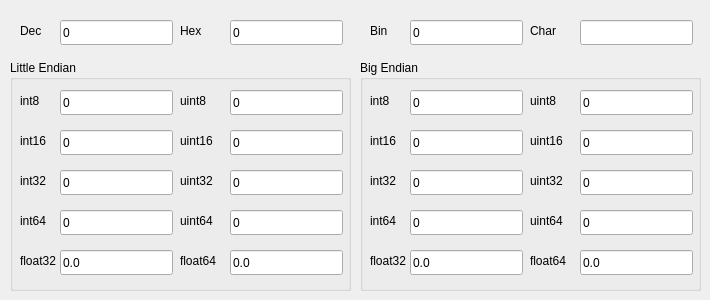
<?xml version="1.0" encoding="UTF-8"?>
<ui version="4.0">
 <class>converter</class>
 <widget class="QWidget" name="converter">
  <property name="geometry">
   <rect>
    <x>0</x>
    <y>0</y>
    <width>710</width>
    <height>300</height>
   </rect>
  </property>
  <property name="sizePolicy">
   <sizepolicy hsizetype="Fixed" vsizetype="Fixed">
    <horstretch>0</horstretch>
    <verstretch>0</verstretch>
   </sizepolicy>
  </property>
  <property name="minimumSize">
   <size>
    <width>710</width>
    <height>300</height>
   </size>
  </property>
  <property name="maximumSize">
   <size>
    <width>710</width>
    <height>300</height>
   </size>
  </property>
  <property name="mouseTracking">
   <bool>false</bool>
  </property>
  <property name="tabletTracking">
   <bool>false</bool>
  </property>
  <property name="windowTitle">
   <string>ProHex Converter</string>
  </property>
  <widget class="QLabel" name="DecLabel">
   <property name="geometry">
    <rect>
     <x>20</x>
     <y>20</y>
     <width>54</width>
     <height>21</height>
    </rect>
   </property>
   <property name="cursor">
    <cursorShape>WhatsThisCursor</cursorShape>
   </property>
   <property name="toolTip">
    <string comment="Decimal number"/>
   </property>
   <property name="toolTipDuration">
    <number>1</number>
   </property>
   <property name="statusTip">
    <string/>
   </property>
   <property name="whatsThis">
    <string/>
   </property>
   <property name="accessibleName">
    <string comment="qwe" extracomment="ewq"/>
   </property>
   <property name="accessibleDescription">
    <string comment="asd" extracomment="dsa"/>
   </property>
   <property name="text">
    <string>Dec</string>
   </property>
  </widget>
  <widget class="QLabel" name="label_2">
   <property name="geometry">
    <rect>
     <x>180</x>
     <y>20</y>
     <width>54</width>
     <height>21</height>
    </rect>
   </property>
   <property name="cursor">
    <cursorShape>WhatsThisCursor</cursorShape>
   </property>
   <property name="toolTip">
    <string comment="Hexadecimal number"/>
   </property>
   <property name="text">
    <string>Hex</string>
   </property>
  </widget>
  <widget class="QLabel" name="label_3">
   <property name="geometry">
    <rect>
     <x>370</x>
     <y>20</y>
     <width>54</width>
     <height>21</height>
    </rect>
   </property>
   <property name="cursor">
    <cursorShape>WhatsThisCursor</cursorShape>
   </property>
   <property name="toolTip">
    <string comment="Binary number"/>
   </property>
   <property name="text">
    <string>Bin</string>
   </property>
  </widget>
  <widget class="QLineEdit" name="DecInput">
   <property name="geometry">
    <rect>
     <x>60</x>
     <y>20</y>
     <width>113</width>
     <height>25</height>
    </rect>
   </property>
   <property name="toolTip">
    <string comment="reh" extracomment="her"/>
   </property>
   <property name="text">
    <string>0</string>
   </property>
   <property name="maxLength">
    <number>18</number>
   </property>
  </widget>
  <widget class="QLineEdit" name="HexInput">
   <property name="geometry">
    <rect>
     <x>230</x>
     <y>20</y>
     <width>113</width>
     <height>25</height>
    </rect>
   </property>
   <property name="toolTip">
    <string>&lt;html&gt;&lt;head/&gt;&lt;body&gt;&lt;p&gt;&lt;br/&gt;&lt;/p&gt;&lt;/body&gt;&lt;/html&gt;</string>
   </property>
   <property name="text">
    <string>0</string>
   </property>
   <property name="maxLength">
    <number>16</number>
   </property>
  </widget>
  <widget class="QLineEdit" name="BinInput">
   <property name="geometry">
    <rect>
     <x>410</x>
     <y>20</y>
     <width>113</width>
     <height>25</height>
    </rect>
   </property>
   <property name="text">
    <string>0</string>
   </property>
   <property name="maxLength">
    <number>64</number>
   </property>
  </widget>
  <widget class="QLabel" name="label_7">
   <property name="geometry">
    <rect>
     <x>530</x>
     <y>20</y>
     <width>54</width>
     <height>21</height>
    </rect>
   </property>
   <property name="cursor">
    <cursorShape>WhatsThisCursor</cursorShape>
   </property>
   <property name="toolTip">
    <string comment="ASCII character"/>
   </property>
   <property name="text">
    <string>Char</string>
   </property>
  </widget>
  <widget class="QGroupBox" name="LittleEndianGroup">
   <property name="geometry">
    <rect>
     <x>10</x>
     <y>60</y>
     <width>341</width>
     <height>231</height>
    </rect>
   </property>
   <property name="title">
    <string>Little Endian</string>
   </property>
   <widget class="QLineEdit" name="Int8LEInput">
    <property name="geometry">
     <rect>
      <x>50</x>
      <y>30</y>
      <width>113</width>
      <height>25</height>
     </rect>
    </property>
    <property name="text">
     <string>0</string>
    </property>
    <property name="readOnly">
     <bool>true</bool>
    </property>
   </widget>
   <widget class="QLabel" name="label_4">
    <property name="geometry">
     <rect>
      <x>10</x>
      <y>30</y>
      <width>54</width>
      <height>21</height>
     </rect>
    </property>
    <property name="font">
     <font>
      <weight>50</weight>
      <italic>false</italic>
      <bold>false</bold>
     </font>
    </property>
    <property name="cursor">
     <cursorShape>WhatsThisCursor</cursorShape>
    </property>
    <property name="toolTip">
     <string>&lt;html&gt;&lt;head/&gt;&lt;body&gt;&lt;p&gt;signed int8&lt;/p&gt;&lt;p&gt;C: char, signed char&lt;/p&gt;&lt;p&gt;C#: sbyte&lt;/p&gt;&lt;/body&gt;&lt;/html&gt;</string>
    </property>
    <property name="text">
     <string>int8</string>
    </property>
   </widget>
   <widget class="QLabel" name="label_5">
    <property name="geometry">
     <rect>
      <x>10</x>
      <y>70</y>
      <width>54</width>
      <height>21</height>
     </rect>
    </property>
    <property name="cursor">
     <cursorShape>WhatsThisCursor</cursorShape>
    </property>
    <property name="toolTip">
     <string>&lt;html&gt;&lt;head/&gt;&lt;body&gt;&lt;p&gt;signed int16&lt;/p&gt;&lt;p&gt;C: short, signed short&lt;/p&gt;&lt;p&gt;C#: short, char&lt;/p&gt;&lt;/body&gt;&lt;/html&gt;</string>
    </property>
    <property name="text">
     <string>int16</string>
    </property>
   </widget>
   <widget class="QLabel" name="label_6">
    <property name="geometry">
     <rect>
      <x>10</x>
      <y>110</y>
      <width>54</width>
      <height>21</height>
     </rect>
    </property>
    <property name="cursor">
     <cursorShape>WhatsThisCursor</cursorShape>
    </property>
    <property name="toolTip">
     <string>&lt;html&gt;&lt;head/&gt;&lt;body&gt;&lt;p&gt;signed int32&lt;/p&gt;&lt;p&gt;C: int, signed int&lt;/p&gt;&lt;p&gt;C#: int&lt;/p&gt;&lt;/body&gt;&lt;/html&gt;</string>
    </property>
    <property name="text">
     <string>int32</string>
    </property>
   </widget>
   <widget class="QLabel" name="label_8">
    <property name="geometry">
     <rect>
      <x>10</x>
      <y>150</y>
      <width>54</width>
      <height>21</height>
     </rect>
    </property>
    <property name="cursor">
     <cursorShape>WhatsThisCursor</cursorShape>
    </property>
    <property name="toolTip">
     <string>&lt;html&gt;&lt;head/&gt;&lt;body&gt;&lt;p&gt;signed int64&lt;/p&gt;&lt;p&gt;C: long, signed long&lt;/p&gt;&lt;p&gt;C#: long&lt;/p&gt;&lt;/body&gt;&lt;/html&gt;</string>
    </property>
    <property name="text">
     <string>int64</string>
    </property>
   </widget>
   <widget class="QLabel" name="label_9">
    <property name="geometry">
     <rect>
      <x>10</x>
      <y>190</y>
      <width>54</width>
      <height>21</height>
     </rect>
    </property>
    <property name="cursor">
     <cursorShape>WhatsThisCursor</cursorShape>
    </property>
    <property name="text">
     <string>float32</string>
    </property>
   </widget>
   <widget class="QLineEdit" name="Float32LEInput">
    <property name="geometry">
     <rect>
      <x>50</x>
      <y>190</y>
      <width>113</width>
      <height>25</height>
     </rect>
    </property>
    <property name="text">
     <string>0.0</string>
    </property>
    <property name="readOnly">
     <bool>true</bool>
    </property>
   </widget>
   <widget class="QLineEdit" name="Int64LEInput">
    <property name="geometry">
     <rect>
      <x>50</x>
      <y>150</y>
      <width>113</width>
      <height>25</height>
     </rect>
    </property>
    <property name="text">
     <string>0</string>
    </property>
    <property name="readOnly">
     <bool>true</bool>
    </property>
   </widget>
   <widget class="QLineEdit" name="Int32LEInput">
    <property name="geometry">
     <rect>
      <x>50</x>
      <y>110</y>
      <width>113</width>
      <height>25</height>
     </rect>
    </property>
    <property name="text">
     <string>0</string>
    </property>
    <property name="readOnly">
     <bool>true</bool>
    </property>
   </widget>
   <widget class="QLineEdit" name="Int16LEInput">
    <property name="geometry">
     <rect>
      <x>50</x>
      <y>70</y>
      <width>113</width>
      <height>25</height>
     </rect>
    </property>
    <property name="text">
     <string>0</string>
    </property>
    <property name="readOnly">
     <bool>true</bool>
    </property>
   </widget>
   <widget class="QLabel" name="label_10">
    <property name="geometry">
     <rect>
      <x>170</x>
      <y>30</y>
      <width>54</width>
      <height>21</height>
     </rect>
    </property>
    <property name="cursor">
     <cursorShape>WhatsThisCursor</cursorShape>
    </property>
    <property name="toolTip">
     <string>&lt;html&gt;&lt;head/&gt;&lt;body&gt;&lt;p&gt;unsigned int8&lt;/p&gt;&lt;p&gt;C: char, unsigned char&lt;/p&gt;&lt;p&gt;C#: byte&lt;/p&gt;&lt;/body&gt;&lt;/html&gt;</string>
    </property>
    <property name="text">
     <string>uint8</string>
    </property>
   </widget>
   <widget class="QLineEdit" name="Uint8LEInput">
    <property name="geometry">
     <rect>
      <x>220</x>
      <y>30</y>
      <width>113</width>
      <height>25</height>
     </rect>
    </property>
    <property name="text">
     <string>0</string>
    </property>
    <property name="readOnly">
     <bool>true</bool>
    </property>
   </widget>
   <widget class="QLineEdit" name="Uint16LEInput">
    <property name="geometry">
     <rect>
      <x>220</x>
      <y>70</y>
      <width>113</width>
      <height>25</height>
     </rect>
    </property>
    <property name="text">
     <string>0</string>
    </property>
    <property name="readOnly">
     <bool>true</bool>
    </property>
   </widget>
   <widget class="QLineEdit" name="Uint32LEInput">
    <property name="geometry">
     <rect>
      <x>220</x>
      <y>110</y>
      <width>113</width>
      <height>25</height>
     </rect>
    </property>
    <property name="text">
     <string>0</string>
    </property>
    <property name="readOnly">
     <bool>true</bool>
    </property>
   </widget>
   <widget class="QLineEdit" name="Uint64LEInput">
    <property name="geometry">
     <rect>
      <x>220</x>
      <y>150</y>
      <width>113</width>
      <height>25</height>
     </rect>
    </property>
    <property name="text">
     <string>0</string>
    </property>
    <property name="readOnly">
     <bool>true</bool>
    </property>
   </widget>
   <widget class="QLineEdit" name="Float64LEInput">
    <property name="geometry">
     <rect>
      <x>220</x>
      <y>190</y>
      <width>113</width>
      <height>25</height>
     </rect>
    </property>
    <property name="text">
     <string>0.0</string>
    </property>
    <property name="readOnly">
     <bool>true</bool>
    </property>
   </widget>
   <widget class="QLabel" name="label_16">
    <property name="geometry">
     <rect>
      <x>170</x>
      <y>190</y>
      <width>54</width>
      <height>21</height>
     </rect>
    </property>
    <property name="cursor">
     <cursorShape>WhatsThisCursor</cursorShape>
    </property>
    <property name="text">
     <string>float64</string>
    </property>
   </widget>
   <widget class="QLabel" name="label_17">
    <property name="geometry">
     <rect>
      <x>170</x>
      <y>70</y>
      <width>54</width>
      <height>21</height>
     </rect>
    </property>
    <property name="cursor">
     <cursorShape>WhatsThisCursor</cursorShape>
    </property>
    <property name="text">
     <string>uint16</string>
    </property>
   </widget>
   <widget class="QLabel" name="label_18">
    <property name="geometry">
     <rect>
      <x>170</x>
      <y>110</y>
      <width>54</width>
      <height>21</height>
     </rect>
    </property>
    <property name="cursor">
     <cursorShape>WhatsThisCursor</cursorShape>
    </property>
    <property name="text">
     <string>uint32</string>
    </property>
   </widget>
   <widget class="QLabel" name="label_19">
    <property name="geometry">
     <rect>
      <x>170</x>
      <y>150</y>
      <width>54</width>
      <height>21</height>
     </rect>
    </property>
    <property name="cursor">
     <cursorShape>WhatsThisCursor</cursorShape>
    </property>
    <property name="text">
     <string>uint64</string>
    </property>
   </widget>
  </widget>
  <widget class="QGroupBox" name="BigEndianGroup">
   <property name="geometry">
    <rect>
     <x>360</x>
     <y>60</y>
     <width>341</width>
     <height>231</height>
    </rect>
   </property>
   <property name="title">
    <string>Big Endian</string>
   </property>
   <widget class="QLineEdit" name="Int16BEInput">
    <property name="geometry">
     <rect>
      <x>50</x>
      <y>70</y>
      <width>113</width>
      <height>25</height>
     </rect>
    </property>
    <property name="text">
     <string>0</string>
    </property>
    <property name="readOnly">
     <bool>true</bool>
    </property>
   </widget>
   <widget class="QLabel" name="label_15">
    <property name="geometry">
     <rect>
      <x>10</x>
      <y>110</y>
      <width>54</width>
      <height>21</height>
     </rect>
    </property>
    <property name="cursor">
     <cursorShape>WhatsThisCursor</cursorShape>
    </property>
    <property name="text">
     <string>int32</string>
    </property>
   </widget>
   <widget class="QLabel" name="label_11">
    <property name="geometry">
     <rect>
      <x>10</x>
      <y>190</y>
      <width>54</width>
      <height>21</height>
     </rect>
    </property>
    <property name="cursor">
     <cursorShape>WhatsThisCursor</cursorShape>
    </property>
    <property name="text">
     <string>float32</string>
    </property>
   </widget>
   <widget class="QLabel" name="label_14">
    <property name="geometry">
     <rect>
      <x>10</x>
      <y>70</y>
      <width>54</width>
      <height>21</height>
     </rect>
    </property>
    <property name="cursor">
     <cursorShape>WhatsThisCursor</cursorShape>
    </property>
    <property name="text">
     <string>int16</string>
    </property>
   </widget>
   <widget class="QLabel" name="label_12">
    <property name="geometry">
     <rect>
      <x>10</x>
      <y>30</y>
      <width>54</width>
      <height>21</height>
     </rect>
    </property>
    <property name="cursor">
     <cursorShape>WhatsThisCursor</cursorShape>
    </property>
    <property name="text">
     <string>int8</string>
    </property>
   </widget>
   <widget class="QLineEdit" name="Int64BEInput">
    <property name="geometry">
     <rect>
      <x>50</x>
      <y>150</y>
      <width>113</width>
      <height>25</height>
     </rect>
    </property>
    <property name="text">
     <string>0</string>
    </property>
    <property name="readOnly">
     <bool>true</bool>
    </property>
   </widget>
   <widget class="QLabel" name="label_13">
    <property name="geometry">
     <rect>
      <x>10</x>
      <y>150</y>
      <width>54</width>
      <height>21</height>
     </rect>
    </property>
    <property name="cursor">
     <cursorShape>WhatsThisCursor</cursorShape>
    </property>
    <property name="text">
     <string>int64</string>
    </property>
   </widget>
   <widget class="QLineEdit" name="Float32BEInput">
    <property name="geometry">
     <rect>
      <x>50</x>
      <y>190</y>
      <width>113</width>
      <height>25</height>
     </rect>
    </property>
    <property name="text">
     <string>0.0</string>
    </property>
    <property name="readOnly">
     <bool>true</bool>
    </property>
   </widget>
   <widget class="QLineEdit" name="Int8BEInput">
    <property name="geometry">
     <rect>
      <x>50</x>
      <y>30</y>
      <width>113</width>
      <height>25</height>
     </rect>
    </property>
    <property name="text">
     <string>0</string>
    </property>
    <property name="readOnly">
     <bool>true</bool>
    </property>
   </widget>
   <widget class="QLineEdit" name="Int32BEInput">
    <property name="geometry">
     <rect>
      <x>50</x>
      <y>110</y>
      <width>113</width>
      <height>25</height>
     </rect>
    </property>
    <property name="text">
     <string>0</string>
    </property>
    <property name="readOnly">
     <bool>true</bool>
    </property>
   </widget>
   <widget class="QLineEdit" name="Uint64BEInput">
    <property name="geometry">
     <rect>
      <x>220</x>
      <y>150</y>
      <width>113</width>
      <height>25</height>
     </rect>
    </property>
    <property name="text">
     <string>0</string>
    </property>
    <property name="readOnly">
     <bool>true</bool>
    </property>
   </widget>
   <widget class="QLabel" name="label_20">
    <property name="geometry">
     <rect>
      <x>170</x>
      <y>150</y>
      <width>54</width>
      <height>21</height>
     </rect>
    </property>
    <property name="cursor">
     <cursorShape>WhatsThisCursor</cursorShape>
    </property>
    <property name="text">
     <string>uint64</string>
    </property>
   </widget>
   <widget class="QLabel" name="label_21">
    <property name="geometry">
     <rect>
      <x>170</x>
      <y>110</y>
      <width>54</width>
      <height>21</height>
     </rect>
    </property>
    <property name="cursor">
     <cursorShape>WhatsThisCursor</cursorShape>
    </property>
    <property name="text">
     <string>uint32</string>
    </property>
   </widget>
   <widget class="QLabel" name="label_22">
    <property name="geometry">
     <rect>
      <x>170</x>
      <y>30</y>
      <width>54</width>
      <height>21</height>
     </rect>
    </property>
    <property name="cursor">
     <cursorShape>WhatsThisCursor</cursorShape>
    </property>
    <property name="text">
     <string>uint8</string>
    </property>
   </widget>
   <widget class="QLineEdit" name="Float64BEInput">
    <property name="geometry">
     <rect>
      <x>220</x>
      <y>190</y>
      <width>113</width>
      <height>25</height>
     </rect>
    </property>
    <property name="text">
     <string>0.0</string>
    </property>
    <property name="readOnly">
     <bool>true</bool>
    </property>
   </widget>
   <widget class="QLineEdit" name="Uint8BEInput">
    <property name="geometry">
     <rect>
      <x>220</x>
      <y>30</y>
      <width>113</width>
      <height>25</height>
     </rect>
    </property>
    <property name="text">
     <string>0</string>
    </property>
    <property name="readOnly">
     <bool>true</bool>
    </property>
   </widget>
   <widget class="QLabel" name="label_23">
    <property name="geometry">
     <rect>
      <x>170</x>
      <y>190</y>
      <width>54</width>
      <height>21</height>
     </rect>
    </property>
    <property name="cursor">
     <cursorShape>WhatsThisCursor</cursorShape>
    </property>
    <property name="text">
     <string>float64</string>
    </property>
   </widget>
   <widget class="QLineEdit" name="Uint32BEInput">
    <property name="geometry">
     <rect>
      <x>220</x>
      <y>110</y>
      <width>113</width>
      <height>25</height>
     </rect>
    </property>
    <property name="text">
     <string>0</string>
    </property>
    <property name="readOnly">
     <bool>true</bool>
    </property>
   </widget>
   <widget class="QLineEdit" name="Uint16BEInput">
    <property name="geometry">
     <rect>
      <x>220</x>
      <y>70</y>
      <width>113</width>
      <height>25</height>
     </rect>
    </property>
    <property name="text">
     <string>0</string>
    </property>
    <property name="readOnly">
     <bool>true</bool>
    </property>
   </widget>
   <widget class="QLabel" name="label_24">
    <property name="geometry">
     <rect>
      <x>170</x>
      <y>70</y>
      <width>54</width>
      <height>21</height>
     </rect>
    </property>
    <property name="cursor">
     <cursorShape>WhatsThisCursor</cursorShape>
    </property>
    <property name="text">
     <string>uint16</string>
    </property>
   </widget>
  </widget>
  <widget class="QLineEdit" name="CharInput">
   <property name="geometry">
    <rect>
     <x>580</x>
     <y>20</y>
     <width>113</width>
     <height>25</height>
    </rect>
   </property>
   <property name="maxLength">
    <number>1</number>
   </property>
  </widget>
  <zorder>LittleEndianGroup</zorder>
  <zorder>DecLabel</zorder>
  <zorder>label_2</zorder>
  <zorder>label_3</zorder>
  <zorder>DecInput</zorder>
  <zorder>HexInput</zorder>
  <zorder>BinInput</zorder>
  <zorder>label_7</zorder>
  <zorder>BigEndianGroup</zorder>
  <zorder>CharInput</zorder>
 </widget>
 <resources/>
 <connections/>
</ui>
